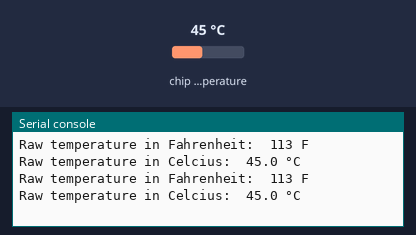
This program was run on a simulated ESP32 board running MicroPython. Parts: the last lines printed to the serial console. The test bench sets the inputs (shaded band); at power-on: chip temperature 45 °C.

Above: at 1.2 s.
1.3 s: chip temperature set to 21 °C
At 2.6 s:
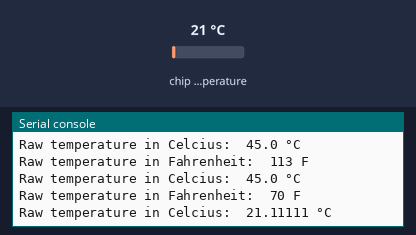
2.8 s: chip temperature set to 35 °C
At 3.8 s:
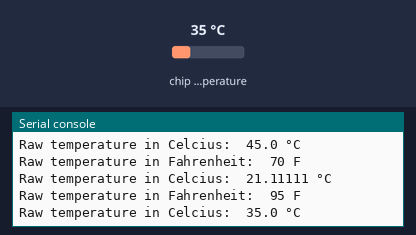
Timing chart, 0 to 5.8 s (numbered marks = the images above; inputs shaded):
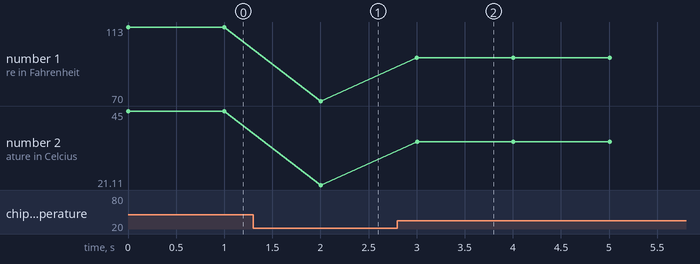

The program:

internal_temperature_sensor.py
```python
import esp32
from time import sleep

while True:
    print("Raw temperature in Fahrenheit: ", esp32.raw_temperature(), "F")
    celcius =(esp32.raw_temperature() - 32) / 1.8 # conversion from Fahrenheit to Celcius
    print("Raw temperature in Celcius: ", celcius, "°C")
    sleep(1)
```

Measured:
- after the input at 1.3 s, the serial console: prints a new line after 0.70 s (image 1)
- after the input at 2.8 s, the serial console: prints a new line after 0.20 s (image 2)
- plotted number 1: 113 → 70 after the input at 1.3 s, 70 → 95 after the input at 2.8 s
- plotted number 2: 45 → 21.11 after the input at 1.3 s, 21.11 → 35 after the input at 2.8 s
